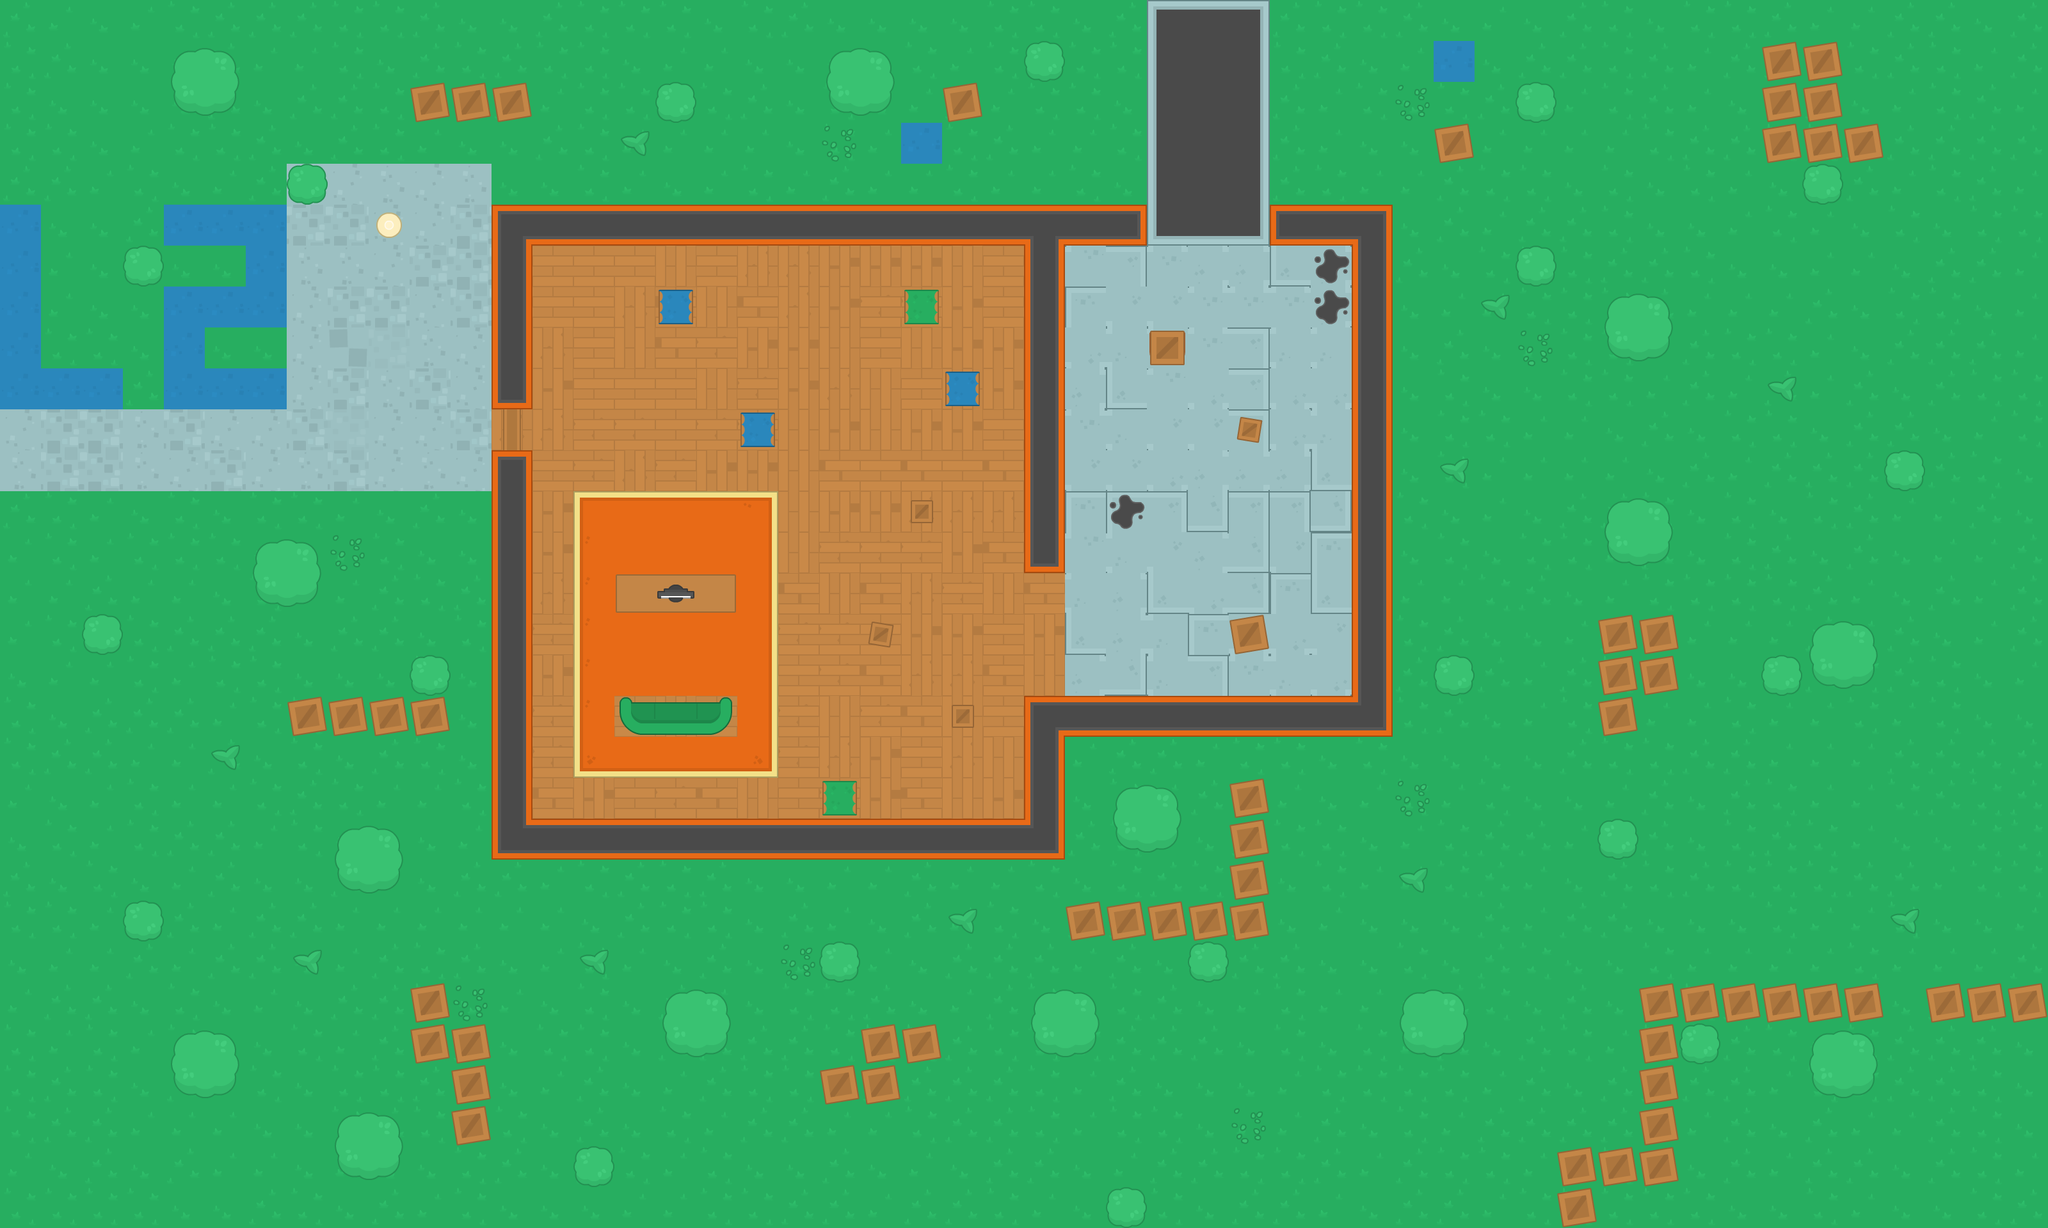

Rendered tile map (Tiled .tmx) drawn with the repository's tilesets; below, a short description and the map source with its tile grids summarised:
An orthogonal 50x30 tile map with 64x64 px tiles, 6 tile layers (Ground, Floor, Wall texture, Deko, ...) and 104 objects (79x wall, 11x zombie, 9x health, 2x sniper, player, ...).

<map version="1.8" tiledversion="1.8.4" orientation="orthogonal" renderorder="right-down" width="50" height="30" tilewidth="64" tileheight="64" infinite="0" nextlayerid="16" nextobjectid="1043">
 <tileset firstgid="1" source="../img/Pack.tsx" />
 <layer id="1" name="Ground" width="50" height="30">
  <data>[1500 cells, 1500 non-empty, 4 distinct tile ids]</data>
 </layer>
 <layer id="2" name="Floor" width="50" height="30">
  <data>[1500 cells, 343 non-empty, 23 distinct tile ids]</data>
 </layer>
 <layer id="3" name="Wall texture" width="50" height="30">
  <data>[1500 cells, 97 non-empty, 23 distinct tile ids]</data>
 </layer>
 <layer id="4" name="Deko" width="50" height="30">
  <data>[1500 cells, 207 non-empty, 29 distinct tile ids]</data>
 </layer>
 <layer id="5" name="Deko2" width="50" height="30">
  <data>[1500 cells, 3 non-empty, 3 distinct tile ids]</data>
 </layer>
 <layer id="6" name="Deko3" width="50" height="30">
  <data>[1500 cells, 1 non-empty, 1 distinct tile ids]</data>
 </layer>
 <objectgroup id="7" name="wall obj" visible="0" locked="1">
  <object id="5" name="wall" x="768" y="320" width="64" height="320" />
  <object id="8" name="wall" x="832" y="320" width="960" height="64" />
  <object id="9" name="wall" x="1600" y="384" width="64" height="512" />
  <object id="11" name="wall" x="960" y="896" width="192" height="64" />
  <object id="12" name="wall" x="832" y="1280" width="832" height="64" />
  <object id="13" name="wall" x="1600" y="1088" width="64" height="192" />
  <object id="14" name="wall" x="1664" y="1088" width="512" height="64" />
  <object id="15" name="wall" x="2112" y="320" width="64" height="768" />
  <object id="16" name="wall" x="1984" y="320" width="128" height="64" />
  <object id="43" name="wall" x="767" y="702" width="64" height="640" />
  <object id="44" name="wall" x="1152" y="640" width="64" height="64" />
  <object id="46" name="wall" x="1152" y="640" width="64" height="64" />
  <object id="47" name="wall" x="1472" y="576" width="64" height="64" />
  <object id="48" name="wall" x="1408" y="448" width="64" height="64" />
  <object id="49" name="wall" x="1024" y="448" width="64" height="64" />
  <object id="53" name="wall" x="464" y="272" width="32" height="32" />
  <object id="54" name="wall" x="304" y="112" width="32" height="32" />
  <object id="55" name="wall" x="208" y="400" width="32" height="32" />
  <object id="162" name="wall" x="0" y="0" width="3200" height="16" />
  <object id="163" name="wall" x="0" y="1904" width="3200" height="16" />
  <object id="164" name="wall" x="0" y="16" width="16" height="1888" />
  <object id="165" name="wall" x="3184" y="16" width="16" height="1888" />
  <object id="166" name="wall" x="2752" y="64" width="128" height="192" />
  <object id="167" name="wall" x="2880" y="192" width="64" height="64" />
  <object id="168" name="wall" x="2240" y="192" width="64" height="64" />
  <object id="169" name="wall" x="2496" y="960" width="128" height="128" />
  <object id="170" name="wall" x="2496" y="1088" width="64" height="64" />
  <object id="171" name="wall" x="2560" y="1536" width="64" height="256" />
  <object id="172" name="wall" x="2432" y="1792" width="64" height="128" />
  <object id="173" name="wall" x="1664" y="1472" width="320" height="16" />
  <object id="174" name="wall" x="1984" y="1216" width="16" height="256" />
  <object id="175" name="wall" x="1776" y="1264" width="32" height="32" />
  <object id="176" name="wall" x="1888" y="1504" width="16" height="16" />
  <object id="177" name="wall" x="1408" y="1600" width="64" height="64" />
  <object id="178" name="wall" x="1280" y="1664" width="64" height="64" />
  <object id="179" name="wall" x="1344" y="1600" width="64" height="128" />
  <object id="180" name="wall" x="640" y="1536" width="64" height="128" />
  <object id="181" name="wall" x="704" y="1600" width="64" height="192" />
  <object id="182" name="wall" x="448" y="1088" width="256" height="64" />
  <object id="183" name="wall" x="640" y="128" width="192" height="64" />
  <object id="184" name="wall" x="1472" y="128" width="64" height="64" />
  <object id="185" name="wall" x="1664" y="1392" width="240" height="16" />
  <object id="186" name="wall" x="1904" y="1216" width="16" height="176" />
  <object id="189" name="wall" x="1920" y="960" width="64" height="64" />
  <object id="191" name="wall" x="1616" y="80" width="32" height="32" />
  <object id="192" name="wall" x="1328" y="112" width="32" height="32" />
  <object id="193" name="wall" x="1040" y="144" width="32" height="32" />
  <object id="194" name="wall" x="432" y="880" width="32" height="32" />
  <object id="195" name="wall" x="560" y="1328" width="32" height="32" />
  <object id="196" name="wall" x="208" y="1424" width="32" height="32" />
  <object id="197" name="wall" x="656" y="1040" width="32" height="32" />
  <object id="198" name="wall" x="560" y="1776" width="32" height="32" />
  <object id="199" name="wall" x="912" y="1808" width="32" height="32" />
  <object id="200" name="wall" x="1072" y="1584" width="32" height="32" />
  <object id="201" name="wall" x="1296" y="1488" width="32" height="32" />
  <object id="202" name="wall" x="1648" y="1584" width="32" height="32" />
  <object id="203" name="wall" x="1744" y="1872" width="32" height="32" />
  <object id="204" name="wall" x="2224" y="1584" width="32" height="32" />
  <object id="206" name="wall" x="2512" y="1296" width="32" height="32" />
  <object id="208" name="wall" x="2864" y="1008" width="32" height="32" />
  <object id="209" name="wall" x="2784" y="1040" width="32" height="32" />
  <object id="210" name="wall" x="2960" y="720" width="32" height="32" />
  <object id="211" name="wall" x="2544" y="816" width="32" height="32" />
  <object id="212" name="wall" x="2256" y="1040" width="32" height="32" />
  <object id="213" name="wall" x="2544" y="496" width="32" height="32" />
  <object id="214" name="wall" x="2384" y="400" width="32" height="32" />
  <object id="215" name="wall" x="2832" y="272" width="32" height="32" />
  <object id="216" name="wall" x="2384" y="144" width="32" height="32" />
  <object id="223" name="health" x="464" y="1488" width="32" height="32" visible="0" />
  <object id="227" name="wall" x="2624" y="1536" width="320" height="64" />
  <object id="228" name="wall" x="3008" y="1536" width="192" height="64" />
  <object id="405" name="wall" x="2496" y="1792" width="128" height="64" />
  <object id="406" name="wall" x="2640" y="1616" width="32" height="32" />
  <object id="407" name="wall" x="2864" y="1648" width="32" height="32" />
  <object id="408" name="wall" x="1360" y="976" width="32" height="32" />
  <object id="409" name="wall" x="1424" y="784" width="32" height="32" />
  <object id="410" name="wall" x="1488" y="1104" width="32" height="32" />
  <object id="411" name="wall" x="1296" y="1232" width="32" height="32" />
  <object id="412" name="wall" x="304" y="1648" width="32" height="32" />
  <object id="413" name="wall" x="144" y="976" width="32" height="32" />
 </objectgroup>
 <objectgroup id="14" name="player obj">
  <object id="867" name="player" x="592" y="336" width="32" height="32" />
 </objectgroup>
 <objectgroup id="15" name="door obj" />
 <objectgroup id="12" name="zombie obj">
  <object id="968" name="zombie" x="914" y="144" width="32" height="32" />
  <object id="1020" name="zombie" x="210" y="1232" width="32" height="32" />
  <object id="1021" name="zombie" x="914" y="1168" width="32" height="32" />
  <object id="1028" name="zombie" x="146" y="912" width="32" height="32" />
  <object id="1029" name="zombie" x="226" y="912" width="32" height="32" />
  <object id="1030" name="zombie" x="514" y="880" width="32" height="32" />
  </objectgroup>
 <objectgroup id="13" name="gun obj">
  <!-- 3 objects omitted --></objectgroup>
 <objectgroup id="11" name="Health obj" visible="0">
  <!-- 8 objects omitted --></objectgroup>
</map>
<!-- 17 of 104 objects omitted -->
